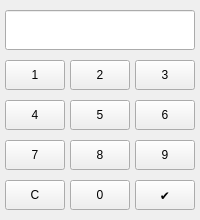
<?xml version="1.0" encoding="UTF-8"?>
<ui version="4.0">
 <class>Form</class>
 <widget class="QWidget" name="Form">
  <property name="geometry">
   <rect>
    <x>0</x>
    <y>0</y>
    <width>200</width>
    <height>220</height>
   </rect>
  </property>
  <property name="windowTitle">
   <string>自訂倍率</string>
  </property>
  <widget class="QPushButton" name="num_1">
   <property name="geometry">
    <rect>
     <x>5</x>
     <y>60</y>
     <width>60</width>
     <height>30</height>
    </rect>
   </property>
   <property name="text">
    <string>1</string>
   </property>
  </widget>
  <widget class="QPushButton" name="num_2">
   <property name="geometry">
    <rect>
     <x>70</x>
     <y>60</y>
     <width>60</width>
     <height>30</height>
    </rect>
   </property>
   <property name="text">
    <string>2</string>
   </property>
  </widget>
  <widget class="QPushButton" name="num_3">
   <property name="geometry">
    <rect>
     <x>135</x>
     <y>60</y>
     <width>60</width>
     <height>30</height>
    </rect>
   </property>
   <property name="text">
    <string>3</string>
   </property>
  </widget>
  <widget class="QPushButton" name="num_4">
   <property name="geometry">
    <rect>
     <x>5</x>
     <y>100</y>
     <width>60</width>
     <height>30</height>
    </rect>
   </property>
   <property name="text">
    <string>4</string>
   </property>
  </widget>
  <widget class="QPushButton" name="num_5">
   <property name="geometry">
    <rect>
     <x>70</x>
     <y>100</y>
     <width>60</width>
     <height>30</height>
    </rect>
   </property>
   <property name="text">
    <string>5</string>
   </property>
  </widget>
  <widget class="QPushButton" name="num_6">
   <property name="geometry">
    <rect>
     <x>135</x>
     <y>100</y>
     <width>60</width>
     <height>30</height>
    </rect>
   </property>
   <property name="text">
    <string>6</string>
   </property>
  </widget>
  <widget class="QPushButton" name="num_7">
   <property name="geometry">
    <rect>
     <x>5</x>
     <y>140</y>
     <width>60</width>
     <height>30</height>
    </rect>
   </property>
   <property name="text">
    <string>7</string>
   </property>
  </widget>
  <widget class="QPushButton" name="num_8">
   <property name="geometry">
    <rect>
     <x>70</x>
     <y>140</y>
     <width>60</width>
     <height>30</height>
    </rect>
   </property>
   <property name="text">
    <string>8</string>
   </property>
  </widget>
  <widget class="QPushButton" name="num_9">
   <property name="geometry">
    <rect>
     <x>135</x>
     <y>140</y>
     <width>60</width>
     <height>30</height>
    </rect>
   </property>
   <property name="text">
    <string>9</string>
   </property>
  </widget>
  <widget class="QPushButton" name="num_0">
   <property name="geometry">
    <rect>
     <x>70</x>
     <y>180</y>
     <width>60</width>
     <height>30</height>
    </rect>
   </property>
   <property name="text">
    <string>0</string>
   </property>
  </widget>
  <widget class="QPushButton" name="enter">
   <property name="geometry">
    <rect>
     <x>135</x>
     <y>180</y>
     <width>60</width>
     <height>30</height>
    </rect>
   </property>
   <property name="text">
    <string>✔</string>
   </property>
  </widget>
  <widget class="QPushButton" name="clear">
   <property name="geometry">
    <rect>
     <x>5</x>
     <y>180</y>
     <width>60</width>
     <height>30</height>
    </rect>
   </property>
   <property name="text">
    <string>C</string>
   </property>
  </widget>
  <widget class="QLineEdit" name="display">
   <property name="geometry">
    <rect>
     <x>5</x>
     <y>10</y>
     <width>190</width>
     <height>40</height>
    </rect>
   </property>
   <property name="alignment">
    <set>Qt::AlignRight|Qt::AlignTrailing|Qt::AlignVCenter</set>
   </property>
  </widget>
 </widget>
 <resources/>
 <connections/>
</ui>
